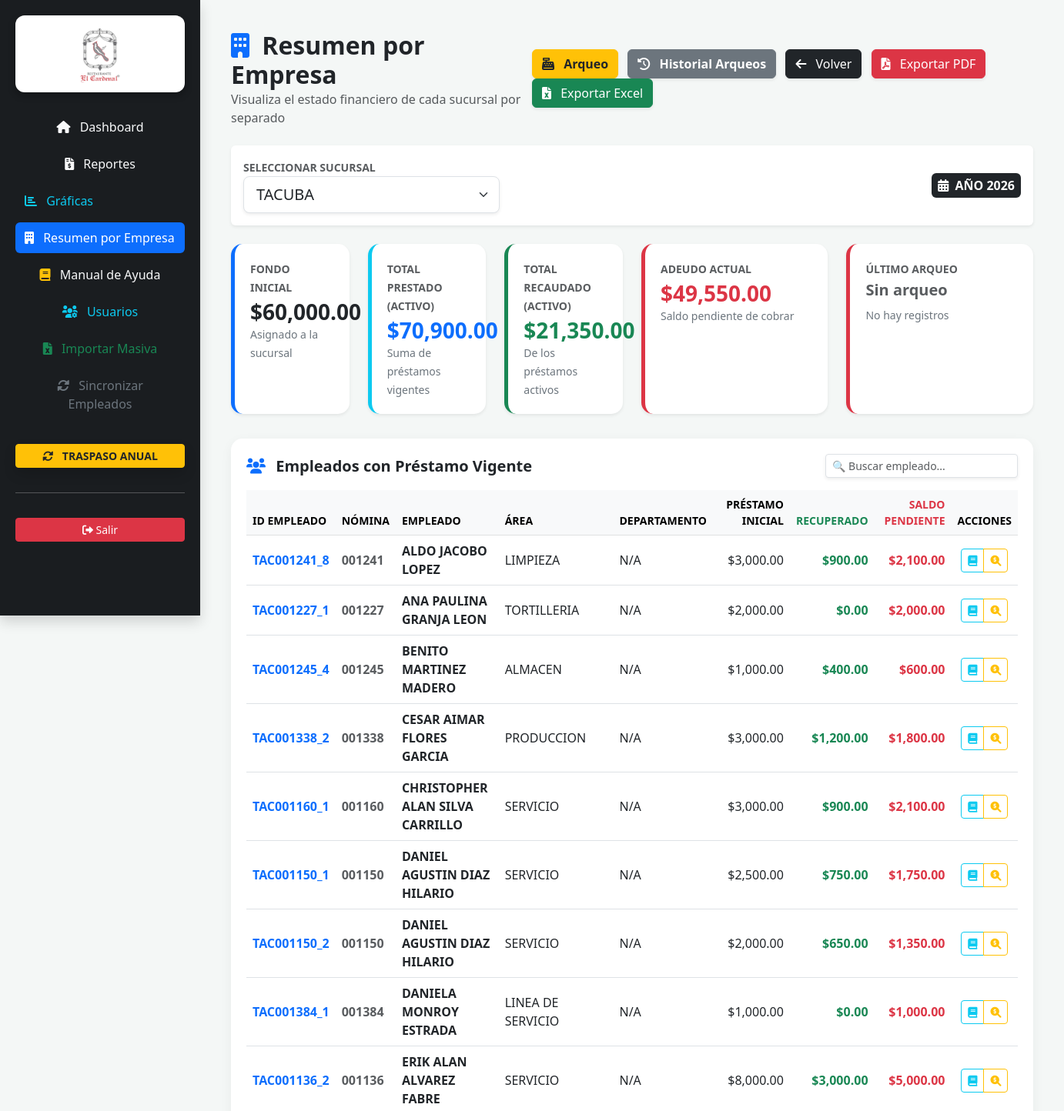
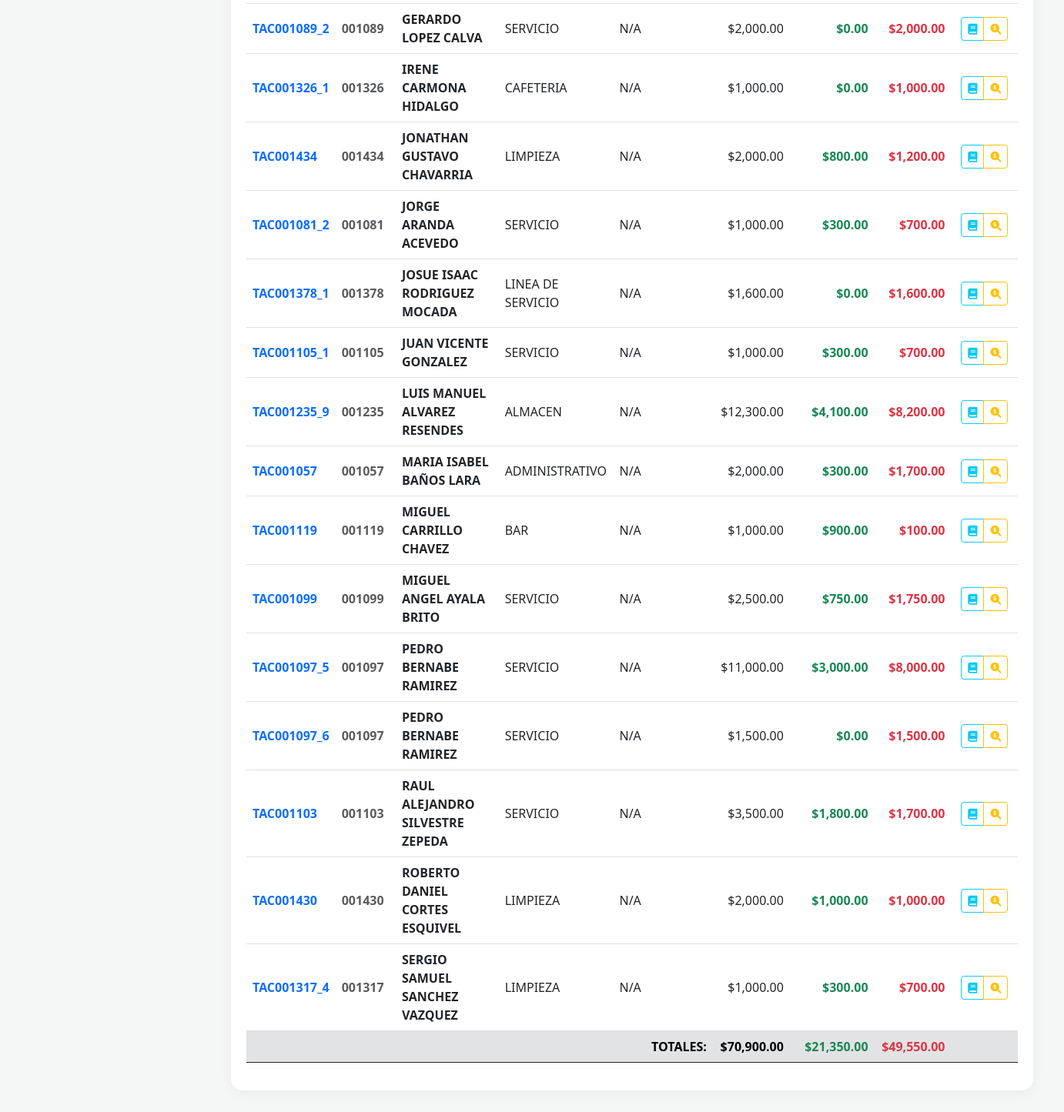
/resumen_empresa/TACUBA (signed in), run on the app's committed database (2 pictures, top to bottom).
### tables this page shows
CREATE TABLE prestamos (
        id INTEGER PRIMARY KEY AUTOINCREMENT, nomina TEXT, empleado TEXT NOT NULL,
        area TEXT, monto_inicial REAL, saldo_pendiente REAL, fecha_otorgamiento TEXT, sucursal TEXT, semana_otorgada INTEGER, autoriza TEXT, motivo_adicional TEXT, id_empleado TEXT, fecha_ingreso TEXT, puesto TEXT);

### app.py (the view, shortened to what this page needs)
@app.route('/resumen_empresa/<sucursal>')
def resumen_empresa(sucursal):
    if not es_admin() and session.get('sucursal') != sucursal:
        return redirect(f'/resumen_empresa/{session.get("sucursal")}')
    sucursales_validas = ['TACUBA', 'BOMBILLA', 'RESTORANES', 'NAPOLES', 'BRIGAR', 'BGARI']
    if sucursal not in sucursales_validas:
        sucursal = 'TACUBA'
    conn = sqlite3.connect(DB_NAME, timeout=10.0)
    conn.row_factory = sqlite3.Row
    caja = conn.execute('SELECT saldo_inicial, saldo_actual FROM cajas WHERE sucursal = ?', (sucursal,)).fetchone()
    fondo_inicial = int(caja['saldo_inicial']) if caja else 0
    fondo_actual = int(caja['saldo_actual']) if caja else 0
    ultimo_arqueo = conn.execute('SELECT * FROM arqueos WHERE sucursal = ? ORDER BY fecha DESC LIMIT 1', (sucursal,)).fetchone()
    hoy = datetime.now()
    semana_actual = hoy.isocalendar()[1]
    arqueo_pendiente = False
    if not (es_admin() and sucursal != session.get('sucursal')):
        arqueo_hecho = conn.execute('SELECT id FROM arqueos WHERE sucursal = ? AND semana = ? AND strftime("%Y", fecha) = ?',
                                    (sucursal, semana_actual, str(hoy.year))).fetchone()
        if not arqueo_hecho:
            arqueo_pendiente = True
    historial_arqueos = conn.execute('SELECT * FROM arqueos WHERE sucursal = ? ORDER BY id DESC', (sucursal,)).fetchall()
    historial_arqueos_parsed = []
    prestamos_activos = conn.execute('''
        SELECT id, id_empleado, nomina, empleado, area, monto_inicial, saldo_pendiente, fecha_ingreso,
               (monto_inicial - saldo_pendiente) as recuperado
        FROM prestamos
        WHERE sucursal = ? AND saldo_pendiente > 0
        ORDER BY empleado ASC
    ''', (sucursal,)).fetchall()
    total_prestado = conn.execute('SELECT SUM(monto_inicial) FROM prestamos WHERE sucursal = ? AND saldo_pendiente > 0', (sucursal,)).fetchone()[0] or 0
    total_adeudo = conn.execute('SELECT SUM(saldo_pendiente) FROM prestamos WHERE sucursal = ? AND saldo_pendiente > 0', (sucursal,)).fetchone()[0] or 0
    total_recaudado = total_prestado - total_adeudo
    cajas = conn.execute('SELECT * FROM cajas').fetchall()
    usuarios_lista = conn.execute('SELECT * FROM usuarios WHERE username != "SISTEMAS"').fetchall()
    res_anio = conn.execute('SELECT fecha_otorgamiento FROM prestamos ORDER BY id DESC LIMIT 1').fetchone()
    anio_act = str(hoy.year)
    if res_anio and res_anio[0]:
        match = re.search(r'\d{4}', str(res_anio[0]))
        if match:
            anio_act = match.group()
    conn.close()
    return render_template('resumen_empresa.html',
                          sucursal=sucursal, sucursales=sucursales_validas,
                          fondo_inicial=fondo_inicial, fondo_actual=fondo_actual,
                          total_prestado=total_prestado, total_recaudado=total_recaudado,
                          total_adeudo=total_adeudo, prestamos=prestamos_activos,
                          anio_act=anio_act, admin=es_admin(), cajas=cajas,
                          usuarios=usuarios_lista, datetime=datetime,
                          arqueo_pendiente=arqueo_pendiente, historial_arqueos=historial_arqueos_parsed,
                          ultimo_arqueo=ultimo_arqueo)

### templates/resumen_empresa.html (shortened to what this page needs)
<!DOCTYPE html>
<html lang="es">
<head>
    <link href="https://cdn.jsdelivr.net/npm/bootstrap@5.3.0/dist/css/bootstrap.min.css" rel="stylesheet">
    <link rel="stylesheet" href="https://cdnjs.cloudflare.com/ajax/libs/font-awesome/6.0.0/css/all.min.css">
</head>
<body>
<div class="sidebar shadow text-center">
    <div class="logo-box">
        <img src="{{ url_for('static', filename='logo_cardenal.png') }}" alt="El Cardenal" class="img-fluid" style="max-height: 80px;">
    </div>
    <nav class="nav flex-column gap-2 text-start">
        <a href="/" class="btn btn-outline-light border-0 py-2"><i class="fas fa-home me-2"></i> Dashboard</a>
        <a href="/reportes" class="btn btn-outline-light border-0 py-2"><i class="fas fa-file-invoice-dollar me-2"></i> Reportes</a>
        <a href="/graficas" class="btn btn-outline-info border-0 py-2 text-start"><i class="fas fa-chart-bar me-2"></i> Gráficas</a>
        <a href="/resumen_empresa" class="btn btn-outline-primary border-0 py-2 text-start active"><i class="fas fa-building me-2"></i> Resumen por Empresa</a>
        <a href="{{ url_for('static', filename='manual_prestamos.pdf') }}" target="_blank" class="btn btn-outline-light border-0 py-2"><i class="fas fa-book me-2 text-warning"></i> Manual de Ayuda</a>
        {% if admin %}
        <button class="btn btn-outline-info border-0 py-2" data-bs-toggle="modal" data-bs-target="#modalUsuarios"><i class="fas fa-users-cog me-2"></i> Usuarios</button>
        <button class="btn btn-outline-success border-0 py-2" data-bs-toggle="modal" data-bs-target="#modalExcel"><i class="fas fa-file-excel me-2"></i> Importar Masiva</button>
        <button class="btn btn-outline-secondary border-0 py-2" data-bs-toggle="modal" data-bs-target="#modalSincronizar"><i class="fas fa-sync-alt me-2"></i> Sincronizar Empleados</button>
        <button class="btn btn-warning text-dark fw-bold btn-sm mt-4 shadow" data-bs-toggle="modal" data-bs-target="#modalAnio"><i class="fas fa-sync-alt me-2"></i> TRASPASO ANUAL</button>
        {% endif %}
        <hr class="opacity-25 mt-4">
        <a href="/logout" class="btn btn-danger btn-sm w-100 mt-2 mb-3"><i class="fas fa-sign-out-alt"></i> Salir</a>
    </nav>
</div>
<div class="main-content">
    <div class="d-flex justify-content-between align-items-center mb-4">
        <div>
            <h2 class="fw-bold text-dark mb-0"><i class="fas fa-building me-2 text-primary"></i> Resumen por Empresa</h2>
            <p class="text-muted mb-0">Visualiza el estado financiero de cada sucursal por separado</p>
        </div>
        <div class="no-print">
            {% if admin %}
            <button class="btn btn-warning shadow-sm text-dark fw-bold me-2" data-bs-toggle="modal" data-bs-target="#modalArqueo"><i class="fas fa-cash-register me-2"></i> Arqueo</button>
            {% endif %}
            <button class="btn btn-secondary shadow-sm fw-bold me-2" data-bs-toggle="modal" data-bs-target="#modalHistorialArqueos"><i class="fas fa-history me-2"></i> Historial Arqueos</button>
            <a href="/" class="btn btn-dark shadow-sm me-2"><i class="fas fa-arrow-left me-2"></i> Volver</a>
            <button onclick="exportarPDF()" class="btn btn-danger shadow-sm"><i class="fas fa-file-pdf me-2"></i> Exportar PDF</button>
            <button onclick="exportarExcel()" class="btn btn-success shadow-sm"><i class="fas fa-file-excel me-2"></i> Exportar Excel</button>
        </div>
    </div>
    <div class="card p-3 shadow-sm mb-4 bg-white border-0 no-print">
        <div class="row align-items-center">
            <div class="col-md-8">
                <label class="fw-bold text-muted text-uppercase small">Seleccionar Sucursal</label>
                {% if admin %}
                <select id="selectorSucursal" class="form-select form-select-lg w-50 shadow-sm" onchange="location = '/resumen_empresa/' + this.value;">
                    {% for s in sucursales %}
                    <option value="{{ s }}" {% if s == sucursal %}selected{% endif %}>{{ s }}</option>
                    {% endfor %}
                </select>
                {% else %}
                <input type="text" class="form-control form-control-lg w-50 bg-light fw-bold text-center" value="{{ sucursal }}" readonly>
                {% endif %}
            </div>
            <div class="col-md-4 text-end">
                <span class="badge bg-dark fs-6 p-2"><i class="fas fa-calendar-alt me-1"></i> AÑO {{ anio_act }}</span>
            </div>
        </div>
    </div>
    <div class="row mb-4">
        <div class="col-lg-2 col-md-4 mb-2">
            <div class="kpi-card shadow-sm border-primary">
                <small class="text-muted fw-bold text-uppercase">Fondo Inicial</small>
                <h3 class="fw-bold text-dark mb-0 mt-1">${{ "{:,.2f}".format(fondo_inicial) }}</h3>
                <small class="text-secondary">Asignado a la sucursal</small>
            </div>
        </div>
        <div class="col-lg-2 col-md-4 mb-2">
            <div class="kpi-card shadow-sm border-info">
                <small class="text-muted fw-bold text-uppercase">Total Prestado (Activo)</small>
                <h3 class="fw-bold text-primary mb-0 mt-1">${{ "{:,.2f}".format(total_prestado) }}</h3>
                <small class="text-secondary">Suma de préstamos vigentes</small>
            </div>
        </div>
        <div class="col-lg-2 col-md-4 mb-2">
            <div class="kpi-card shadow-sm border-success">
                <small class="text-muted fw-bold text-uppercase">Total Recaudado (Activo)</small>
                <h3 class="fw-bold text-success mb-0 mt-1">${{ "{:,.2f}".format(total_recaudado) }}</h3>
                <small class="text-secondary">De los préstamos activos</small>
            </div>
        </div>
        <div class="col-lg-3 col-md-4 mb-2">
            <div class="kpi-card shadow-sm border-danger">
                <small class="text-muted fw-bold text-uppercase">Adeudo Actual</small>
                <h3 class="fw-bold text-danger mb-0 mt-1">${{ "{:,.2f}".format(total_adeudo) }}</h3>
                <small class="text-secondary">Saldo pendiente de cobrar</small>
            </div>
        </div>
        <div class="col-lg-3 col-md-4 mb-2">
            <div class="kpi-card shadow-sm border-{{ 'success' if ultimo_arqueo and ultimo_arqueo.diferencia == 0 else 'danger' }}"
                 style="border-left-color: {{ '#28a745' if ultimo_arqueo and ultimo_arqueo.diferencia == 0 else '#dc3545' }};">
                <small class="text-muted fw-bold text-uppercase">Último Arqueo</small>
                {% if ultimo_arqueo %}
                    <h5 class="fw-bold mb-0 mt-1">
                        {{ ultimo_arqueo.fecha.split(' ')[0] }}
                        <span class="badge {{ 'bg-success' if ultimo_arqueo.diferencia == 0 else 'bg-danger' }} badge-estatus">
                            {{ 'CUADRADO' if ultimo_arqueo.diferencia == 0 else 'DIFERENCIA' }}
                        </span>
                    </h5>
                    <div class="mt-1">
                        <span class="fw-bold {{ 'text-success' if ultimo_arqueo.diferencia == 0 else 'text-danger' }}">
                            Diferencia: ${{ "{:,.2f}".format(ultimo_arqueo.diferencia) }}
                        </span>
                    </div>
                    <small class="text-muted">Semana {{ ultimo_arqueo.semana }} · {{ ultimo_arqueo.usuario }}</small>
                {% else %}
                    <h5 class="fw-bold text-muted mt-1">Sin arqueo</h5>
                    <small class="text-secondary">No hay registros</small>
                {% endif %}
            </div>
        </div>
    </div>
    <div class="table-container" id="tablaContainer">
        <div class="d-flex justify-content-between align-items-center mb-3 no-print">
            <h5 class="fw-bold mb-0"><i class="fas fa-users me-2 text-primary"></i> Empleados con Préstamo Vigente</h5>
            <div>
                <input type="text" id="busqueda" class="form-control form-control-sm shadow-sm" placeholder="🔍 Buscar empleado..." style="width: 250px;" onkeyup="filtrarTabla()">
            </div>
        </div>
        <table class="table table-hover align-middle" id="tablaEmpleados">
            <thead class="table-light text-uppercase small">
                <tr>
                    <th>ID Empleado</th>
                    <th>Nómina</th>
                    <th>Empleado</th>
                    <th>Área</th>
                    <th>DEPARTAMENTO</th>
                    <th class="text-end">Préstamo Inicial</th>
                    <th class="text-end text-success">Recuperado</th>
                    <th class="text-end text-danger">Saldo Pendiente</th>
                    <th class="text-center no-print">Acciones</th>
                </tr>
            </thead>
            <tbody>
                {% set total_prestado_suma = namespace(valor=0) %}
                {% set total_recuperado_suma = namespace(valor=0) %}
                {% set total_pendiente_suma = namespace(valor=0) %}
                {% for p in prestamos %}
                    {% set total_prestado_suma.valor = total_prestado_suma.valor + p.monto_inicial %}
                    {% set total_recuperado_suma.valor = total_recuperado_suma.valor + p.recuperado %}
                    {% set total_pendiente_suma.valor = total_pendiente_suma.valor + p.saldo_pendiente %}
                <tr>
                    <td class="fw-bold text-primary">{{ p.id_empleado or 'N/A' }}</td>
                    <td class="text-muted fw-bold">{{ p.nomina }}</td>
                    <td class="fw-bold">{{ p.empleado }}</td>
                    <td>{{ p.area }}</td>
                    <td>{{ p.puesto or 'N/A' }}</td>
                    <td class="text-end">${{ "{:,.2f}".format(p.monto_inicial) }}</td>
                    <td class="text-end text-success fw-bold">${{ "{:,.2f}".format(p.recuperado) }}</td>
                    <td class="text-end text-danger fw-bold">${{ "{:,.2f}".format(p.saldo_pendiente) }}</td>
                    <td class="text-center no-print">
                        <div class="btn-group">
                            <a href="/reporte/kardex_empleado" class="btn btn-sm btn-outline-info" title="Ver Kardex" onclick="event.preventDefault(); document.getElementById('formKardex{{ p.id }}').submit();">
                                <i class="fas fa-book"></i>
                            </a>
                            <a href="/auditar_abonos/{{ p.id }}" class="btn btn-sm btn-outline-warning" title="Auditar Abonos">
                                <i class="fas fa-search-dollar"></i>
                            </a>
                        </div>
                    </td>
                </tr>
                {% else %}
                <tr><td colspan="9" class="text-center text-muted py-4">No hay empleados con préstamos activos en esta sucursal.</td></tr>
                {% endfor %}
            </tbody>
            <tfoot class="table-secondary fw-bold border-top border-dark">
                <tr>
                    <td colspan="5" class="text-end text-uppercase">TOTALES:</td>
                    <td class="text-end" id="total_prestado_foot">${{ "{:,.2f}".format(total_prestado_suma.valor) }}</td>
                    <td class="text-end text-success" id="total_recuperado_foot">${{ "{:,.2f}".format(total_recuperado_suma.valor) }}</td>
                    <td class="text-end text-danger" id="total_pendiente_foot">${{ "{:,.2f}".format(total_pendiente_suma.valor) }}</td>
                    <td class="no-print"></td>
                </tr>
            </tfoot>
        </table>
    </div>
</div>
</body>
</html>

### data on the page
prestamos: id_empleado "TAC001241_8", nomina "001241", empleado "ALDO JACOBO LOPEZ", area "LIMPIEZA", puesto "N/A", monto_inicial "3,000.00", recuperado "900.00", saldo_pendiente "2,100.00"
prestamos: id_empleado "TAC001227_1", nomina "001227", empleado "ANA PAULINA GRANJA LEON", area "TORTILLERIA", puesto "N/A", monto_inicial "2,000.00", recuperado "0.00", saldo_pendiente "2,000.00"
prestamos: id_empleado "TAC001245_4", nomina "001245", empleado "BENITO MARTINEZ MADERO", area "ALMACEN", puesto "N/A", monto_inicial "1,000.00", recuperado "400.00", saldo_pendiente "600.00"
prestamos: id_empleado "TAC001338_2", nomina "001338", empleado "CESAR AIMAR FLORES GARCIA", area "PRODUCCION", puesto "N/A", monto_inicial "3,000.00", recuperado "1,200.00", saldo_pendiente "1,800.00"
prestamos: id_empleado "TAC001160_1", nomina "001160", empleado "CHRISTOPHER ALAN SILVA CARRILLO", area "SERVICIO", puesto "N/A", monto_inicial "3,000.00", recuperado "900.00", saldo_pendiente "2,100.00"
prestamos: id_empleado "TAC001150_1", nomina "001150", empleado "DANIEL AGUSTIN DIAZ HILARIO", area "SERVICIO", puesto "N/A", monto_inicial "2,500.00", recuperado "750.00", saldo_pendiente "1,750.00"
prestamos: id_empleado "TAC001150_2", nomina "001150", empleado "DANIEL AGUSTIN DIAZ HILARIO", area "SERVICIO", puesto "N/A", monto_inicial "2,000.00", recuperado "650.00", saldo_pendiente "1,350.00"
prestamos: id_empleado "TAC001384_1", nomina "001384", empleado "DANIELA MONROY ESTRADA", area "LINEA DE SERVICIO", puesto "N/A", monto_inicial "1,000.00", recuperado "0.00", saldo_pendiente "1,000.00"
prestamos: id_empleado "TAC001136_2", nomina "001136", empleado "ERIK ALAN ALVAREZ FABRE", area "SERVICIO", puesto "N/A", monto_inicial "8,000.00", recuperado "3,000.00", saldo_pendiente "5,000.00"
prestamos: id_empleado "TAC001089_2", nomina "001089", empleado "GERARDO LOPEZ CALVA", area "SERVICIO", puesto "N/A", monto_inicial "2,000.00", recuperado "0.00", saldo_pendiente "2,000.00"
prestamos: id_empleado "TAC001326_1", nomina "001326", empleado "IRENE CARMONA HIDALGO", area "CAFETERIA", puesto "N/A", monto_inicial "1,000.00", recuperado "0.00", saldo_pendiente "1,000.00"
prestamos: id_empleado "TAC001434", nomina "001434", empleado "JONATHAN GUSTAVO CHAVARRIA", area "LIMPIEZA", puesto "N/A", monto_inicial "2,000.00", recuperado "800.00", saldo_pendiente "1,200.00"
prestamos: id_empleado "TAC001081_2", nomina "001081", empleado "JORGE ARANDA ACEVEDO", area "SERVICIO", puesto "N/A", monto_inicial "1,000.00", recuperado "300.00", saldo_pendiente "700.00"
prestamos: id_empleado "TAC001378_1", nomina "001378", empleado "JOSUE ISAAC RODRIGUEZ MOCADA", area "LINEA DE SERVICIO", puesto "N/A", monto_inicial "1,600.00", recuperado "0.00", saldo_pendiente "1,600.00"
prestamos: id_empleado "TAC001105_1", nomina "001105", empleado "JUAN VICENTE GONZALEZ", area "SERVICIO", puesto "N/A", monto_inicial "1,000.00", recuperado "300.00", saldo_pendiente "700.00"
prestamos: id_empleado "TAC001235_9", nomina "001235", empleado "LUIS MANUEL ALVAREZ RESENDES", area "ALMACEN", puesto "N/A", monto_inicial "12,300.00", recuperado "4,100.00", saldo_pendiente "8,200.00"
prestamos: id_empleado "TAC001057", nomina "001057", empleado "MARIA ISABEL BAÑOS LARA", area "ADMINISTRATIVO", puesto "N/A", monto_inicial "2,000.00", recuperado "300.00", saldo_pendiente "1,700.00"
prestamos: id_empleado "TAC001119", nomina "001119", empleado "MIGUEL CARRILLO CHAVEZ", area "BAR", puesto "N/A", monto_inicial "1,000.00", recuperado "900.00", saldo_pendiente "100.00"
prestamos: id_empleado "TAC001099", nomina "001099", empleado "MIGUEL ANGEL AYALA BRITO", area "SERVICIO", puesto "N/A", monto_inicial "2,500.00", recuperado "750.00", saldo_pendiente "1,750.00"
prestamos: id_empleado "TAC001097_5", nomina "001097", empleado "PEDRO BERNABE RAMIREZ", area "SERVICIO", puesto "N/A", monto_inicial "11,000.00", recuperado "3,000.00", saldo_pendiente "8,000.00"
prestamos: id_empleado "TAC001097_6", nomina "001097", empleado "PEDRO BERNABE RAMIREZ", area "SERVICIO", puesto "N/A", monto_inicial "1,500.00", recuperado "0.00", saldo_pendiente "1,500.00"
prestamos: id_empleado "TAC001103", nomina "001103", empleado "RAUL ALEJANDRO SILVESTRE ZEPEDA", area "SERVICIO", puesto "N/A", monto_inicial "3,500.00", recuperado "1,800.00", saldo_pendiente "1,700.00"
prestamos: id_empleado "TAC001430", nomina "001430", empleado "ROBERTO DANIEL CORTES ESQUIVEL", area "LIMPIEZA", puesto "N/A", monto_inicial "2,000.00", recuperado "1,000.00", saldo_pendiente "1,000.00"
prestamos: id_empleado "TAC001317_4", nomina "001317", empleado "SERGIO SAMUEL SANCHEZ VAZQUEZ", area "LIMPIEZA", puesto "N/A", monto_inicial "1,000.00", recuperado "300.00", saldo_pendiente "700.00"

### other printed values
{{ anio_act }} "2026"
{{ "{:,.2f}".format(fondo_inicial) }} "60,000.00"
{{ "{:,.2f}".format(total_prestado) }} "70,900.00"
{{ "{:,.2f}".format(total_recaudado) }} "21,350.00"
{{ "{:,.2f}".format(total_adeudo) }} "49,550.00"
{{ "{:,.2f}".format(total_prestado_suma.valor) }} "70,900.00"
{{ "{:,.2f}".format(total_recuperado_suma.valor) }} "21,350.00"
{{ "{:,.2f}".format(total_pendiente_suma.valor) }} "49,550.00"
form field value "TACUBA"
